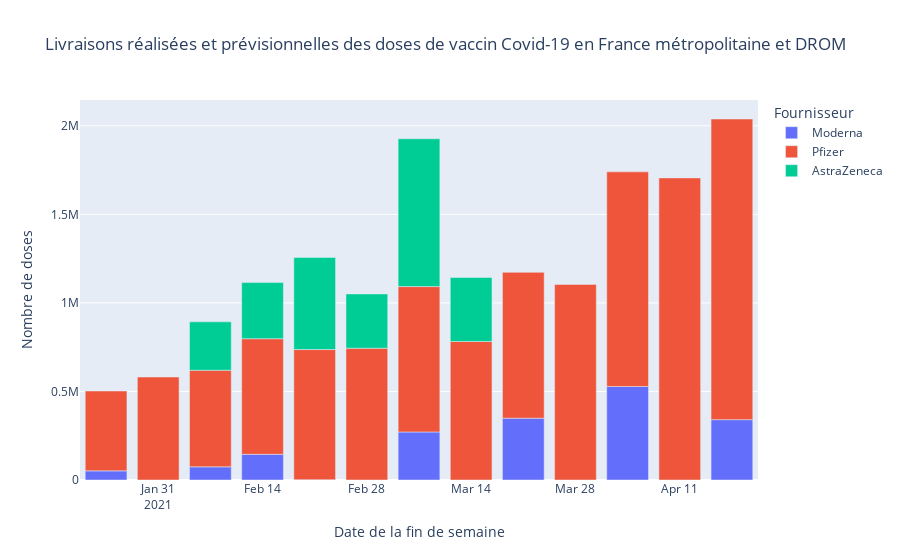

The notebook cell saved with this chart:
### Code cell
fig = px.bar(total_livraisons, x='date_fin_semaine', y='nb_doses', color = 'type_de_vaccin', labels = {'nb_doses':'Nombre de doses', 'date_fin_semaine': 'Date de la fin de semaine', 'type_de_vaccin': 'Fournisseur'},title = 'Livraisons réalisées et prévisionnelles des doses de vaccin Covid-19 en France métropolitaine et DROM')
fig.show()

### Figure 1 — Plotly figure (JSON) as saved in the notebook; plotly's stock layout.template omitted (floating-point values rounded to 4 significant figures)
{"data": [{"alignmentgroup": "True", "hovertemplate": "Fournisseur=Moderna<br>Date de la fin de semaine=%{x}<br>Nombre de doses=%{y}<extra></extra>", "legendgroup": "Moderna", "marker": {"color": "#636efa"}, "name": "Moderna", "offsetgroup": "Moderna", "orientation": "v", "showlegend": true, "textposition": "auto", "type": "bar", "x": ["2021-01-24", "2021-01-31", "2021-02-07", "2021-02-14", "2021-02-21", "2021-02-28", "2021-03-07", "2021-03-14", "2021-03-21", "2021-03-28", "2021-04-04", "2021-04-11", "2021-04-18"], "xaxis": "x", "y": [51600, 0, 74400, 145200, 1800, 0, 271200, 0, 349200, 0, 528000, 0, 340800], "yaxis": "y"}, {"alignmentgroup": "True", "hovertemplate": "Fournisseur=Pfizer<br>Date de la fin de semaine=%{x}<br>Nombre de doses=%{y}<extra></extra>", "legendgroup": "Pfizer", "marker": {"color": "#EF553B"}, "name": "Pfizer", "offsetgroup": "Pfizer", "orientation": "v", "showlegend": true, "textposition": "auto", "type": "bar", "x": ["2021-01-24", "2021-01-31", "2021-02-07", "2021-02-14", "2021-02-21", "2021-02-28", "2021-03-07", "2021-03-14", "2021-03-21", "2021-03-28", "2021-04-04", "2021-04-11", "2021-04-18"], "xaxis": "x", "y": [451020, 581535, 545445, 652645, 734855, 744170, 821010, 782265, 823355, 1104480, 1212120, 1705860, 1697670], "yaxis": "y"}, {"alignmentgroup": "True", "hovertemplate": "Fournisseur=AstraZeneca<br>Date de la fin de semaine=%{x}<br>Nombre de doses=%{y}<extra></extra>", "legendgroup": "AstraZeneca", "marker": {"color": "#00cc96"}, "name": "AstraZeneca", "offsetgroup": "AstraZeneca", "orientation": "v", "showlegend": true, "textposition": "auto", "type": "bar", "x": ["2021-02-07", "2021-02-14", "2021-02-21", "2021-02-28", "2021-03-07", "2021-03-14"], "xaxis": "x", "y": [273200, 316800, 520190, 306560, 834750, 361020], "yaxis": "y"}], "layout": {"barmode": "relative", "legend": {"title": {"text": "Fournisseur"}, "tracegroupgap": 0}, "title": {"text": "Livraisons réalisées et prévisionnelles des doses de vaccin Covid-19 en France métropolitaine et DROM"}, "xaxis": {"anchor": "y", "domain": [0, 1], "title": {"text": "Date de la fin de semaine"}}, "yaxis": {"anchor": "x", "domain": [0, 1], "title": {"text": "Nombre de doses"}}}}
